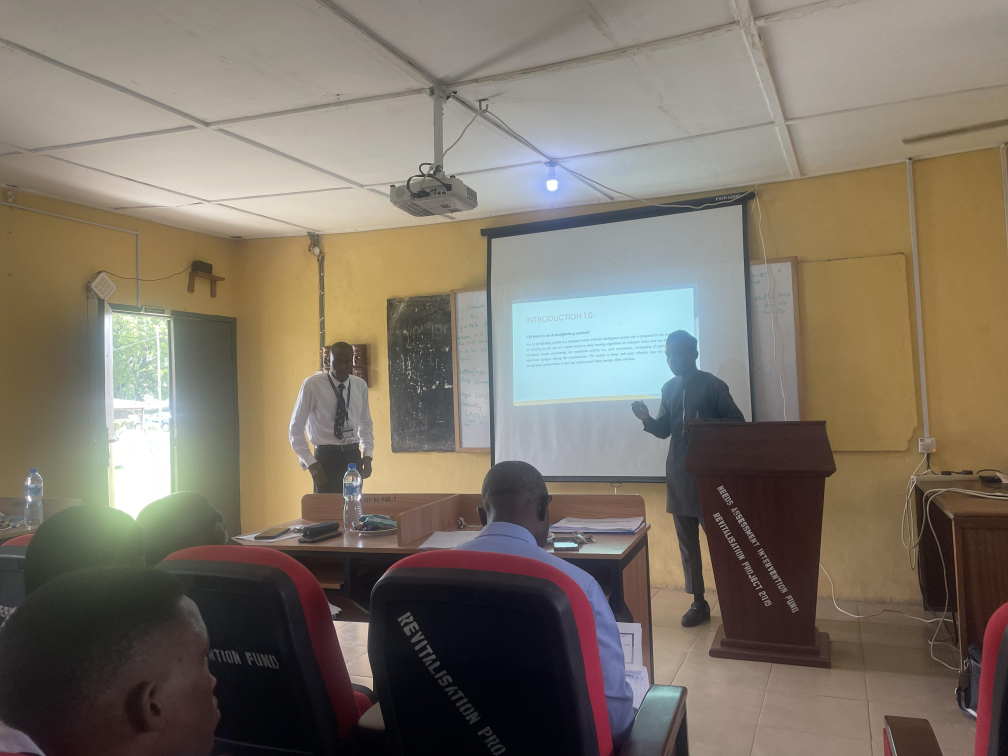
#> input picture assets/IMG_4649.jpg, 4032 x 3024 px (shown at 1/4 size)
$ python -i classifier.py   (imports and definitions only)
#> lines starting #> are read from the running program, lines starting #| are printed output that depends on the picture
#> further down, picture is the input picture: shape (3024, 4032, 3); mean B, G, R 103.5, 115.6, 124.5
import math
import os

# import time
# import queue

# import threading
import json
from datetime import datetime

import cv2
import joblib
import numpy as np
from ultralytics import YOLO

# import matplotlib.pyplot as plt

# Load YOLOv8 model

# expansion = 100
expected_feature_length = 2
# [1 line that did not run here, left out]
# [3 lines not run here, left out]


new_width = 1920
new_height = 1080

dis_new_width = 840
dis_new_height = 680
threshold = 0.2


class NumpyEncoder(json.JSONEncoder):
    # [4 lines left out: function default, not called in this run]


# Parameters for Lucas-Kanade optical flow
lk_params = dict(
    winSize=(15, 15),
    maxLevel=2,
    criteria=(cv2.TERM_CRITERIA_EPS | cv2.TERM_CRITERIA_COUNT, 10, 0.03),
)

farneback_params = dict(
    pyr_scale=0.5,
    levels=3,
    winsize=15,
    iterations=3,
    poly_n=5,
    poly_sigma=1.2,
    flags=0,
)

# frame_queue = queue.Queue(maxsize=10)
detected_bboxes = []
cheating_list = []
# flows = []


# [51 lines left out: functions evaluate_total_result, evaluate_cheating, match, get_center, compute_average_cheating, not called in this run]

def compute_fa(flow):
    magnitude, _ = cv2.cartToPolar(flow[..., 0], flow[..., 1])
    return np.mean(magnitude)

# [39 lines left out: function extract_features, not called in this run]


def pre_process_frame(
    frame,
    clahe=True,
    gaussian_filter=True,
    adaptive_threshold=True,
    edge_detection=True,
    noise_reduction=True,
    histogram_equalization=True,
    kernel_size=(5, 5),
    sigma=1,
):
    # Convert to grayscale once, to avoid redundant conversion
#> called with clahe = True, gaussian_filter = True, adaptive_threshold = True, edge_detection = True, noise_reduction = True, histogram_equalization = True, kernel_size = (5, 5), sigma = 1
    processed_frame = frame.copy()  # Start with the original frame

    # Convert to grayscale for certain operations
    if clahe or adaptive_threshold or edge_detection or histogram_equalization:
        gray = cv2.cvtColor(frame, cv2.COLOR_BGR2GRAY)
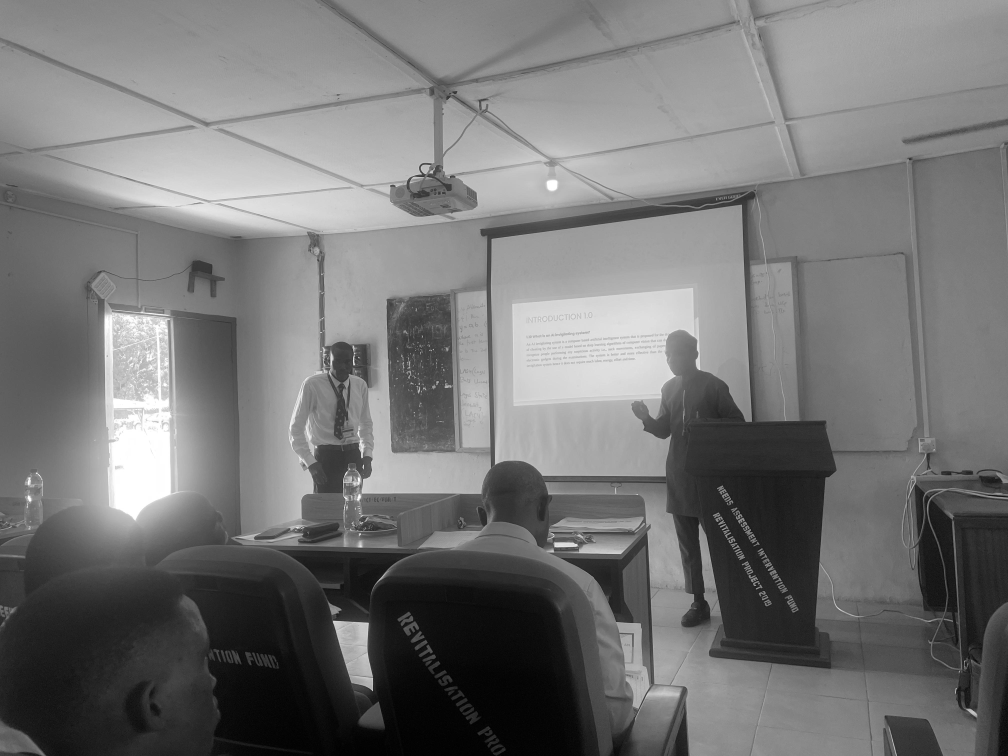
#> gray: shape (3024, 4032) (shown at 1/4 size); min 0, max 255, mean 116.9

    if clahe:
        clahe_obj = cv2.createCLAHE(clipLimit=2.0, tileGridSize=(8, 8))
        gray = clahe_obj.apply(gray)
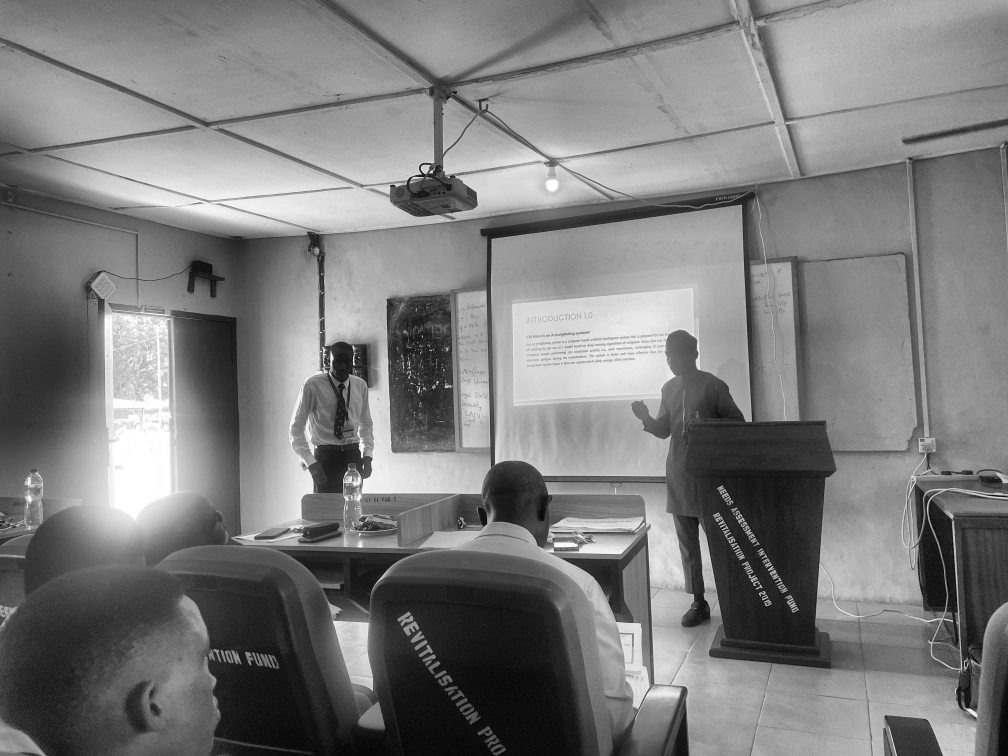
#> gray: shape (3024, 4032) (shown at 1/4 size); min 0, max 255, mean 123.6
        processed_frame = cv2.cvtColor(gray, cv2.COLOR_GRAY2BGR)

    if gaussian_filter or noise_reduction:  # Combine both as they apply Gaussian Blur
        processed_frame = cv2.GaussianBlur(processed_frame, kernel_size, sigma)

    if adaptive_threshold:
        adaptive_thresh = cv2.adaptiveThreshold(
            gray, 255, cv2.ADAPTIVE_THRESH_GAUSSIAN_C, cv2.THRESH_BINARY, 11, 2
        )
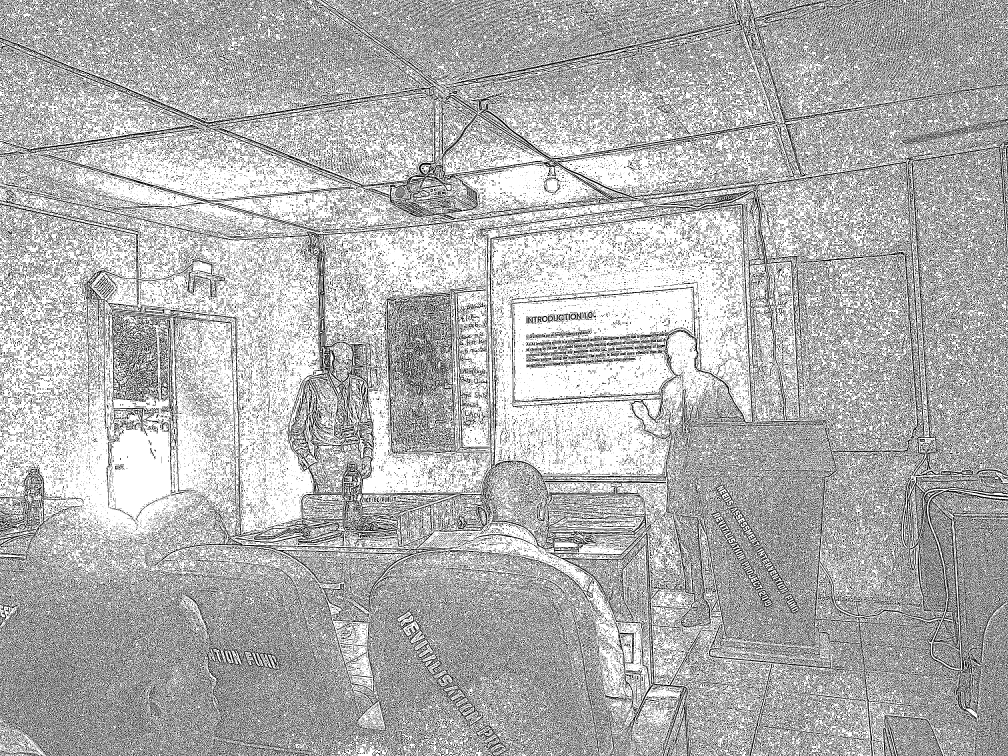
#> adaptive_thresh: shape (3024, 4032) (shown at 1/4 size); 69.4% white; black in thin lines or dots
        processed_frame = cv2.cvtColor(adaptive_thresh, cv2.COLOR_GRAY2BGR)
#> processed_frame: shape (3024, 4032, 3); 69.4% white; black in thin lines or dots

    if edge_detection:
        edges = cv2.Canny(gray, 100, 200)
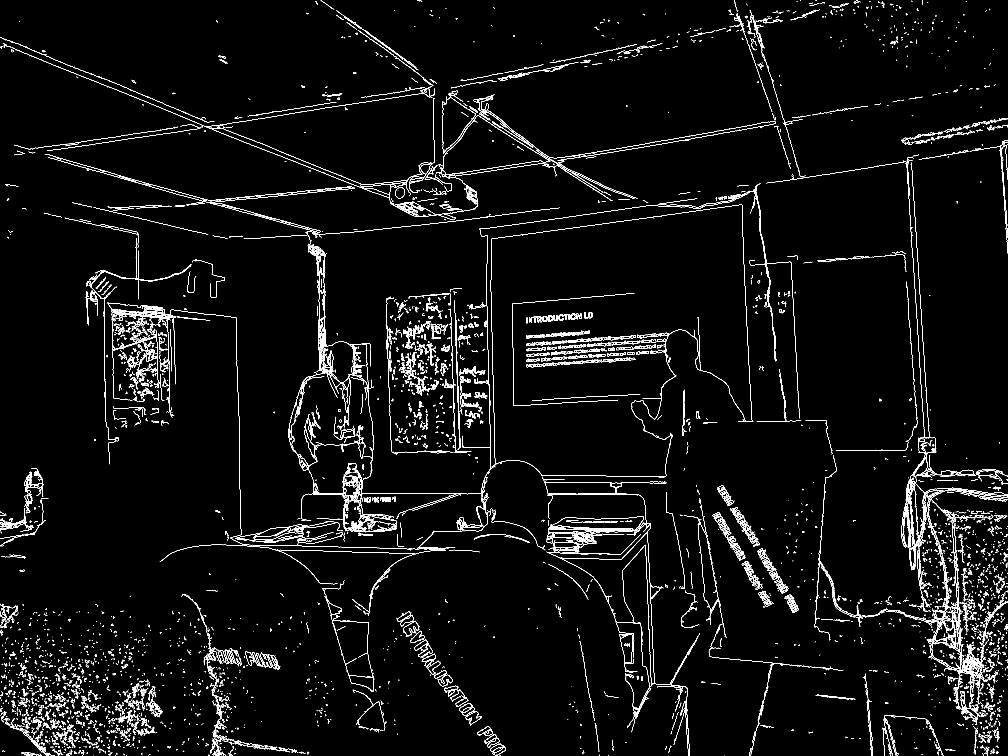
#> edges: shape (3024, 4032) (shown at 1/4 size); 2.1% white in thin lines or dots
        processed_frame = cv2.cvtColor(edges, cv2.COLOR_GRAY2BGR)
#> processed_frame: shape (3024, 4032, 3); 2.1% white in thin lines or dots

    if histogram_equalization:
        hist_eq = cv2.equalizeHist(gray)
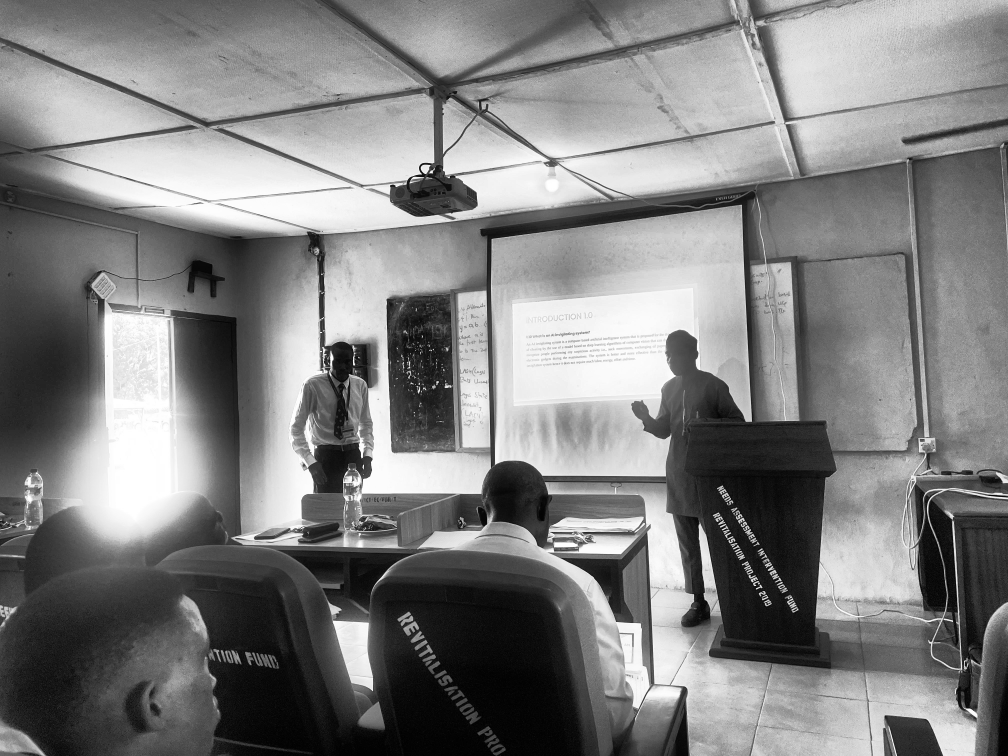
#> hist_eq: shape (3024, 4032) (shown at 1/4 size); min 0, max 255, mean 128.1
        processed_frame = cv2.cvtColor(hist_eq, cv2.COLOR_GRAY2BGR)

    return cv2.cvtColor(processed_frame, cv2.COLOR_BGR2GRAY)


# [80 lines left out: functions process_frame, frame_producer, not called in this run]


# [2 lines not run here, left out]

>>> import cv2
>>> picture = cv2.imread('../assets/IMG_4649.jpg')
>>> result = pre_process_frame(picture)
